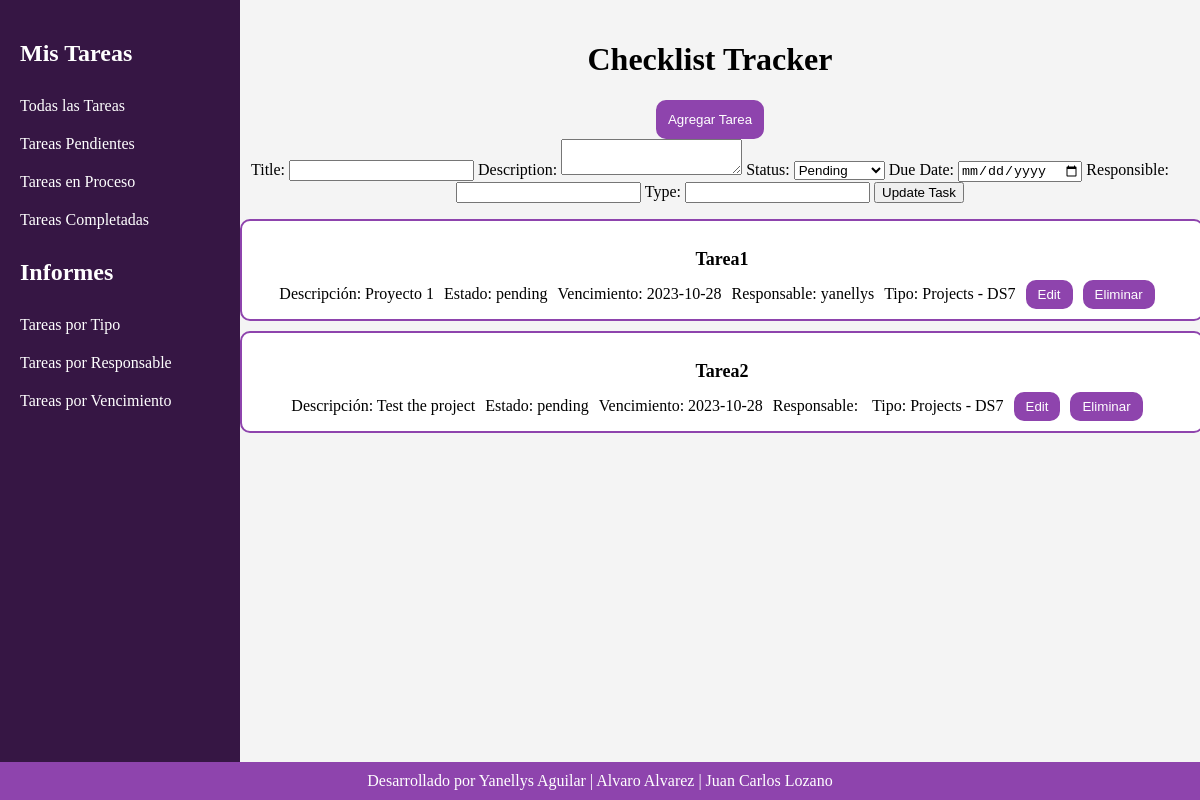
The page / on the database its author committed.
### tables this page shows
CREATE TABLE `checklist_tasks` (
  `id` int(11) NOT NULL,
  `title` varchar(255) NOT NULL,
  `description` text DEFAULT NULL,
  `status` enum('pending','in_progress','completed') NOT NULL,
  `due_date` date DEFAULT NULL,
  `created_date` timestamp NOT NULL DEFAULT current_timestamp(),
  `modified_date` timestamp NOT NULL DEFAULT current_timestamp() ON UPDATE current_timestamp(),
  `responsible` varchar(255) DEFAULT NULL,
  `type` varchar(255) DEFAULT NULL
);

### class/conn.php (called while the page is built, shortened)
<?php
  class conexionDB {
  public function __construct() {
    $this->_db = new mysqli(DB_HOST, DB_USER, DB_PASS, DB_NAME);
  }
  }
?>

### class/list_tasks.php (the view, shortened to what this page needs)
<?php
require_once('conn.php');
$dbConnection = new conexionDB();
if (!$dbConnection->_db->connect_error) {
    $sql = "SELECT * FROM checklist_tasks";
    $result = mysqli_query($dbConnection->_db, $sql);
    if (mysqli_num_rows($result) > 0) {
        echo '<ul id="task-list">';
        while ($row = mysqli_fetch_assoc($result)) {
            echo '<li>';
            echo '<h3>' . htmlspecialchars($row['title']) . '</h3>';
            echo '<p>Descripción: ' . htmlspecialchars($row['description']) . '</p>';
            echo '<p>Estado: ' . htmlspecialchars($row['status']) . '</p>';
            echo '<p>Vencimiento: ' . htmlspecialchars($row['due_date']) . '</p>';
            echo '<p>Responsable: ' . htmlspecialchars($row['responsible']) . '</p>';
            echo '<p>Tipo: ' . htmlspecialchars($row['type']) . '</p>';
            echo '<button class="edit-button" data-task-id="' . $row['id'] . '">Edit</button>';
            echo '<button>Eliminar</button>';
            echo '</li>';
        }
        echo '</ul>';
    } else {
        echo 'No se encontraron Tareas.';
    }
} else {
    echo 'Database connection failed.';
}
?>

### index.php (shortened to what this page needs)
<!DOCTYPE html>
<html lang="ES">
<head>
    <link rel="stylesheet" href="css/style.css">
</head>
<body>
    <div id="navbar">
        <h2>Mis Tareas</h2>
        <a href="#">Todas las Tareas</a>
        <a href="#">Tareas Pendientes</a>
        <a href="#">Tareas en Proceso</a>
        <a href="#">Tareas Completadas</a>
        <h2>Informes</h2>
        <a href="#">Tareas por Tipo</a>
        <a href="#">Tareas por Responsable</a>
        <a href="#">Tareas por Vencimiento</a>
    </div>
    <div id="content">
        <h1>Checklist Tracker</h1>
        <button id="add-task-button">Agregar Tarea</button>
        <form id="edit-task-form" action="update_task.php" method="POST">
            <label for="edit-title">Title:</label>
            <input type="text" id="edit-title" name="title" required>
            <label for="edit-description">Description:</label>
            <textarea id="edit-description" name="description"></textarea>
            <label for="edit-status">Status:</label>
            <select id="edit-status" name="status">
                <option value="pending">Pending</option>
            </select>
            <label for="edit-due_date">Due Date:</label>
            <input type="date" id="edit-due_date" name="due_date">
            <label for="edit-responsible">Responsible:</label>
            <input type="text" id="edit-responsible" name="responsible">
            <label for="edit-type">Type:</label>
            <input type="text" id="edit-type" name="type">
            <button type="submit">Update Task</button>
        </form>
        <div id="task-list">
            <?php include "class/list_tasks.php"; ?>
        </div>
    </div>
    <div id="footer">
        Desarrollado por Yanellys Aguilar | Alvaro Alvarez | Juan Carlos Lozano
    </div>
</body>
</html>

### css/style.css (style rules this page uses)
body { font-family: Cambria, Cochin, Georgia, Times, 'Times New Roman', serif; margin: 0; padding: 0; background-color: #f4f4f4; }
#navbar { position: fixed; left: 0; top: 0; width: 200px; height: 100%; background-color: #361644; color: #fff; padding: 20px; }
#navbar a { display: block; color: #fff; text-decoration: none; padding: 10px 0; }
#content { margin-left: 220px; padding: 20px; text-align: center; }
#add-task-button { background-color: #8e44ad; color: #fff; border: 2px solid #8e44ad; border-radius: 10px; padding: 10px; cursor: pointer; }
#task-list { list-style: none; padding: 0; }
#task-list li { background-color: #fff; border: 2px solid #8e44ad; border-radius: 10px; padding: 10px; margin: 10px 0; width: 100%; }
#task-list li h3 { color: #000; font-size: 18px; margin-bottom: 10px; }
#task-list li p { color: #000; display: inline; margin-right: 10px; }
#task-list li button { background-color: #8e44ad; color: #fff; border: 2px solid #8e44ad; border-radius: 10px; padding: 5px 10px; cursor: pointer; margin-right: 10px; }
#footer { position: fixed; bottom: 0; left: 0; width: 100%; background-color: #8e44ad; color: #fff; text-align: center; padding: 10px 0; }

### rows shown on the page
checklist_tasks: title "Tarea1", description "Proyecto 1", status "pending", due_date "2023-10-28", responsible "yanellys", type "Projects - DS7"
checklist_tasks: title "Tarea2", description "Test the project", status "pending", due_date "2023-10-28", type "Projects - DS7"
